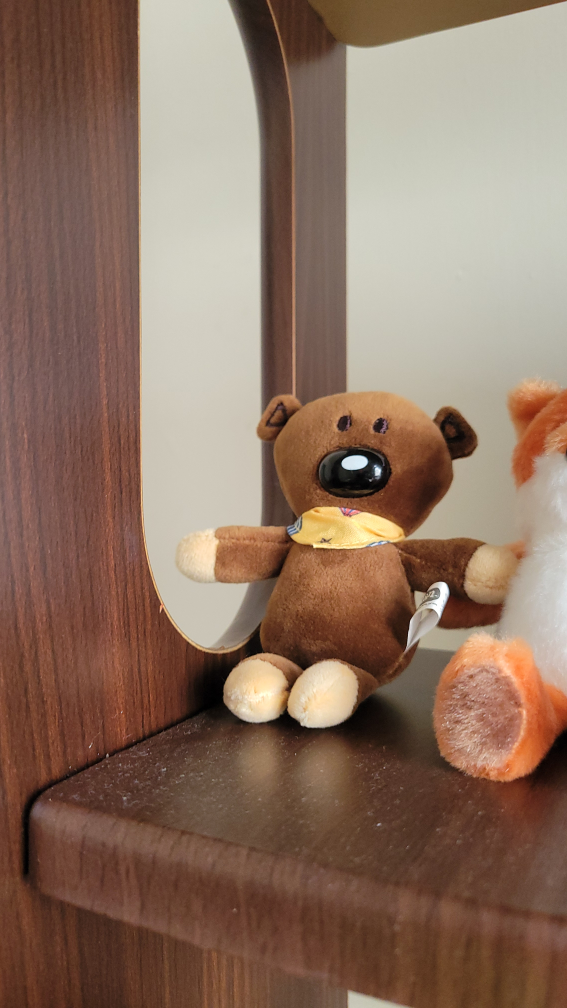
#> input picture 03/my_data/doll1.jpg, 2268 x 4032 px (shown at 1/4 size)
$ python HW03.py
#> lines starting #> are read from the running program, lines starting #| are printed output that depends on the picture; pictures that were not available may be replaced by others from this repository, and a replacement may not be noted
### 03/feature_matching.py
import cv2 as cv
import numpy as np
import copy

# Step 1: SIFT特徵檢測與描述
# 調整參數
def detect_and_describe(image, args):
    sift = cv.SIFT_create(nfeatures = args.nfeatures, contrastThreshold = args.contrastThreshold, edgeThreshold = args.edgeThreshold, sigma = args.sigma)
    keypoints, descriptors = sift.detectAndCompute(image, None)
    img_keypoints = cv.drawKeypoints(image, keypoints, None, flags=cv.DRAW_MATCHES_FLAGS_DRAW_RICH_KEYPOINTS)

    return keypoints, descriptors, img_keypoints

# Step 2: 特徵匹配
# 調整參數ratio_test
def match_features(descriptors1, descriptors2, img1, img2, keypoints1, keypoints2, args):
    matches = []
    for index_1 in range(len(descriptors1)):
        distance_min = [-1, float('inf')]
        distance_sec = [-1, float('inf')]
        for index_2 in range(len(descriptors2)):
            distance = np.linalg.norm(descriptors1[index_1] - descriptors2[index_2])
            if distance < distance_min[1]:
                distance_sec = copy.copy(distance_min)
                distance_min = [index_2, distance]
            elif (distance < distance_sec[1]) and (distance != distance_min[1]):
                distance_sec = [index_2, copy.copy(distance)]

        if distance_min[1] < distance_sec[1] * args.ratio_dis:
            # matches.append((index_1, distance_min[0]))
            match = cv.DMatch()
            match.queryIdx = index_1
            match.trainIdx = distance_min[0]
            match.distance = distance_min[1]
            matches.append(match)

    img_matching = cv.drawMatches(img1, keypoints1, img2, keypoints2, matches, None, flags=cv.DrawMatchesFlags_NOT_DRAW_SINGLE_POINTS)

    feature_img1 = []
    feature_img2 = []

    for term in matches:
        feature_img1.append(keypoints1[term.queryIdx].pt)
        feature_img2.append(keypoints2[term.trainIdx].pt)
    feature_img1 = np.array(feature_img1)
    feature_img2 = np.array(feature_img2)

    return feature_img1, feature_img2, img_matching

### 03/ransac.py
import numpy as np
import random

# [22 lines left out: function compute_homography, not called in this run]

def RANSAC(feature_img1, feature_img2, samples=10, iteration=10, threshold=5):
    best_score = 0
    best_homography = None
    for _ in range(iteration):
        indexes = random.sample(range(0, len(feature_img2)), samples)
        H = compute_homography(feature_img1[indexes], feature_img2[indexes])

        ones = np.ones((feature_img2.shape[0], 1))
        p1_homogeneous = np.hstack((feature_img2, ones)) # 轉為齊次座標
        result_points = [H @ p.T for p in p1_homogeneous]
        result_points = [p / p[2] for p in result_points] # 將Z軸變為1
        score = len([ a for a, b in zip(result_points, feature_img1) if np.linalg.norm(a[:2] - b) < threshold ]) # 計分
        # print(f'score: {score}')
        if score > best_score:
            best_score = score
            best_homography = H
    # print(f'best score: {best_score}')
    return best_homography

### 03/draw_image.py
import matplotlib.pyplot as plt

def draw_keypoints(outputpath, key, img1, img2):
    plt.clf()
    plt.figure(figsize = (8, 8))
    plt.imshow(img1)
    plt.title(f"{key}1 - Keypoints")
    plt.axis("on")
    plt.savefig(f"{outputpath}{key}1_keypoints.jpg", bbox_inches='tight', pad_inches=0.1)

    plt.figure(figsize = (8, 8))
    plt.imshow(img2)
    plt.title(f"{key}2 - Keypoints")
    plt.axis("on")
    plt.savefig(f"{outputpath}{key}2_keypoints.jpg", bbox_inches='tight', pad_inches=0.1)

    return

def draw_feature_matching(outputpath, key, image):
    plt.clf()
    plt.figure(figsize=(12, 8))
    plt.imshow(image)
    plt.title(f"{key} - Feature Matches")
    plt.axis("on")
    plt.savefig(f"{outputpath}{key}_feature_matching.jpg", bbox_inches='tight', pad_inches=0.1)

    return

# [7 lines left out: function draw_result, not called in this run]

### 03/HW03.py
import numpy as np
import os
import cv2
import matplotlib.pyplot as plt
import argparse
from feature_matching import detect_and_describe, match_features
from ransac import RANSAC
from warp import warp
from draw_image import draw_keypoints, draw_feature_matching, draw_result

def run(args):
    images = os.listdir(args.input_path)
    #   Check whether the folder exists
    if not os.path.isdir(args.input_path):
        raise FileNotFoundError("Folder not found.")

    if not os.path.isdir(args.output_path):
        os.makedirs(args.output_path, mode=0o777, exist_ok=True)

    print("Pair the image...")

    image_pair = {}

    for file in images:
        filename, filetype = file.split('.')
        if filename[:-1] in image_pair:
            continue
        else:
            image_pair[filename[:-1]] = [filename[:-1] + '1.' + filetype, filename[:-1] + '2.' + filetype]
    print(image_pair)

    for key, (file1, file2) in image_pair.items():
        img1 = cv2.imread(args.input_path + file1)
#> img1 is the input picture: shape (4032, 2268, 3); mean B, G, R 97.7, 114.5, 141.4
        img2 = cv2.imread(args.input_path + file2)
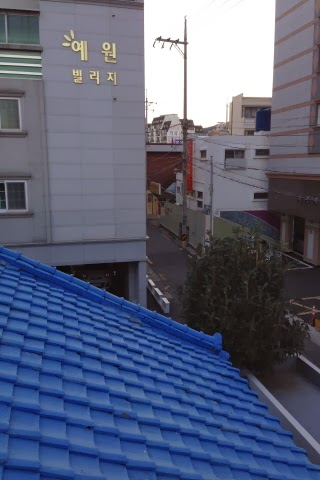
#> input picture 03/data/S1.jpg, 320 x 480 px, given in place of doll2.jpg, which was not available
#> img2 is the input picture: shape (480, 320, 3); mean B, G, R 121.5, 96.9, 89.6
        img1 = cv2.cvtColor(img1, cv2.COLOR_BGR2RGB)
        img2 = cv2.cvtColor(img2, cv2.COLOR_BGR2RGB)

        print("Feature matching...")
        # 特徵點檢測和描述
        keypoints1, descriptors1, img1_keypoints = detect_and_describe(img1, args)
#> in detect_and_describe, `keypoints, descriptors = sift.detectAndCompute(image, None)`: keypoints = 1000 keypoints; strongest (x, y, size): (1419, 1852, 47.2), (1511, 1885, 22.7), (1774, 2354, 31.1), (1310, 2774, 150.6)
#> keypoints1 has the same summary as keypoints in detect_and_describe
        keypoints2, descriptors2, img2_keypoints = detect_and_describe(img2, args)
#> in detect_and_describe (call 2), `keypoints, descriptors = sift.detectAndCompute(image, None)`: keypoints = 980 keypoints; strongest (x, y, size): (168, 40, 2.7), (177, 41, 3.1), (185, 43, 3.4), (185, 57, 2.5)
#> in detect_and_describe (call 2), `img_keypoints = cv.drawKeypoints(image, keypoints, None, flags=cv.DRAW..`:
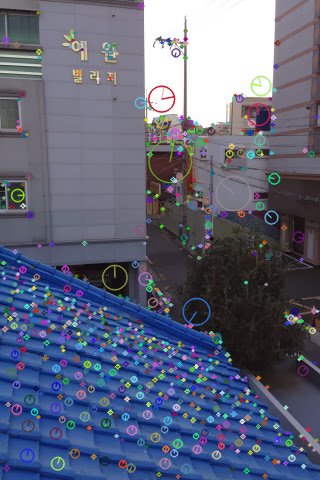
#> img_keypoints: shape (480, 320, 3); mean R, G, B 94.4, 100.5, 122.4
#> keypoints2 has the same summary as keypoints in detect_and_describe

        draw_keypoints(args, key, img1_keypoints, img2_keypoints)

        # 特徵匹配
        feature_img1, feature_img2, img_matching = match_features(descriptors1, descriptors2, img1, img2, keypoints1, keypoints2, args)
#> after the loop in match_features, `for index_1 in range(len(descriptors1)):`: matches = []
#> in match_features, `img_matching = cv.drawMatches(img1, keypoints1, img2, keypoints2, matc..`:
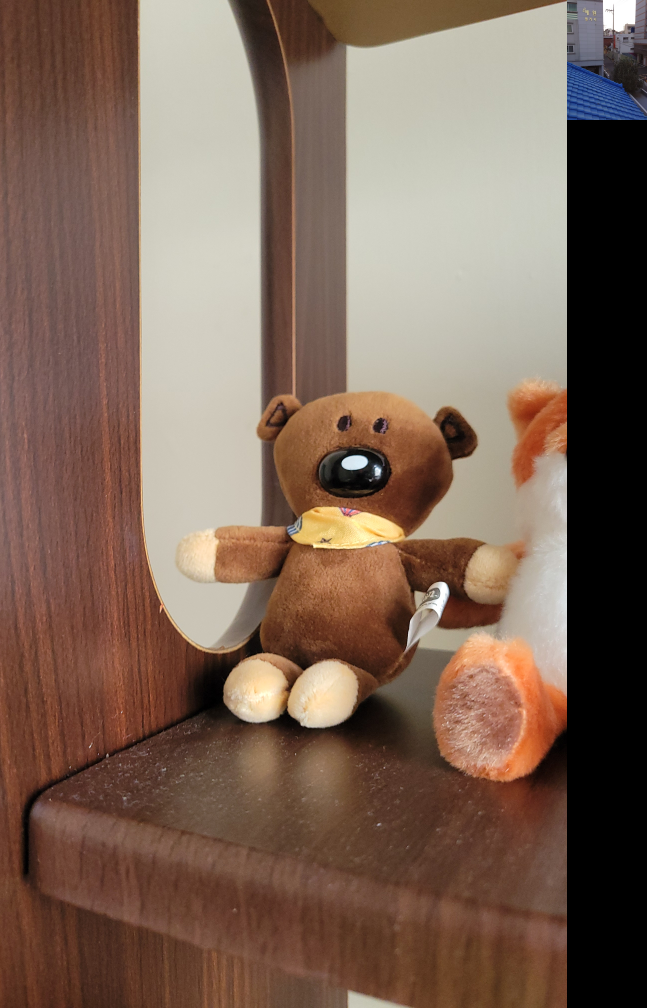
#> img_matching: shape (4032, 2588, 3) (shown at 1/4 size); mean R, G, B 125.2, 101.8, 87.4
#> in match_features, `feature_img1 = np.array(feature_img1)`: feature_img1 = empty array
#> feature_img1 = empty array; feature_img2 = empty array
        draw_feature_matching(args, key, img_matching)

        print("Find homorgraphy matrix H...")
        H = RANSAC(feature_img1, feature_img2, 15, 15, 0.3)
#> after the loop in RANSAC, `for _ in range(iteration):`: best_score = 0

        print("Warp the images...")
        image = warp(img1, img2, H, args)
        draw_result(args, key, image)
    print("Finish!")

    return

if __name__ == '__main__':
    parser = argparse.ArgumentParser()
    #   Set the path of the input and output image folder
    parser.add_argument('--input_path', type=str, default='./my_data/', choices=['./data/', './my_data/'], help='Input Data Path')
    parser.add_argument('--output_path', type=str, default='./output/', help='Output Data Path')
    #   Set the features matching parameters
    parser.add_argument('--nfeatures', type=int, default=1000, help='number of the features')
    parser.add_argument('--contrastThreshold', type=float, default=0.04, help='Contrast Threshold')
    parser.add_argument('--edgeThreshold', type=int, default=10, help='Edge Threshold')
    parser.add_argument('--sigma', type=float, default=1.6, help='sigma')
    #   Set the distance ratio
    parser.add_argument('--ratio_dis', type=float, default=0.5, help='ratio distance')
    #   Set the blending mode and the relative parameters
    parser.add_argument('--mode', type=str, default='linear', choices=['fix', 'sigmoid', 'linear'], help='blending mode')
    parser.add_argument('--blend_threshold', type=int, default=50, help='blending mode')
    args = parser.parse_args()

#> (the run stopped early here; a loop or call above may not have finished)
